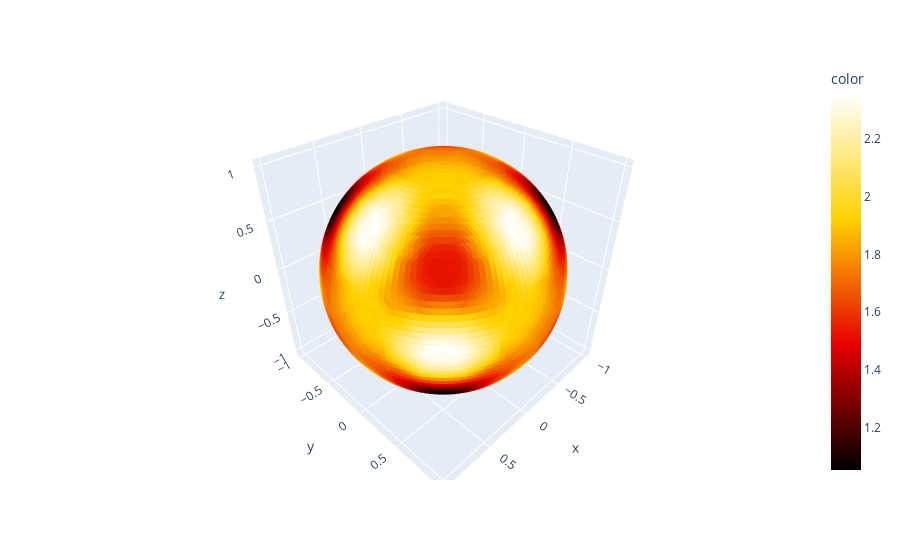

Notebook source saved alongside this figure:
### Code cell
dict = {"phi"  : angle_plane[:,0],
        "theta": angle_plane[:,1],
        "rate" : rates_on_angle}
df = pd.DataFrame(dict)

fig = px.scatter_3d(
    x = np.sin(df["theta"])*np.cos(df["phi"]),
    y = np.sin(df["theta"])*np.sin(df["phi"]),
    z = np.cos(df["theta"]),
    color=df["rate"], color_continuous_scale="Hot")
fig.show()

### Figure 1 — Plotly figure (JSON) as saved in the notebook; plotly's stock layout.template omitted (floating-point values rounded to 4 significant figures; data arrays with more than 128 entries replaced by an {"elided": "..."} marker saying what was removed)
{"data": [{"hovertemplate": "x=%{x}<br>y=%{y}<br>z=%{z}<br>color=%{marker.color}<extra></extra>", "legendgroup": "", "marker": {"color": {"elided": "7938 float values"}, "coloraxis": "coloraxis", "symbol": "circle"}, "mode": "markers", "name": "", "scene": "scene", "showlegend": false, "type": "scatter3d", "x": {"elided": "7938 float values"}, "y": {"elided": "7938 float values"}, "z": {"elided": "7938 float values"}}], "layout": {"coloraxis": {"colorbar": {"title": {"text": "color"}}, "colorscale": [[0, "rgb(0,0,0)"], [0.3333, "rgb(230,0,0)"], [0.6667, "rgb(255,210,0)"], [1, "rgb(255,255,255)"]]}, "legend": {"tracegroupgap": 0}, "margin": {"t": 60}, "scene": {"domain": {"x": [0, 1], "y": [0, 1]}, "xaxis": {"title": {"text": "x"}}, "yaxis": {"title": {"text": "y"}}, "zaxis": {"title": {"text": "z"}}}}}
